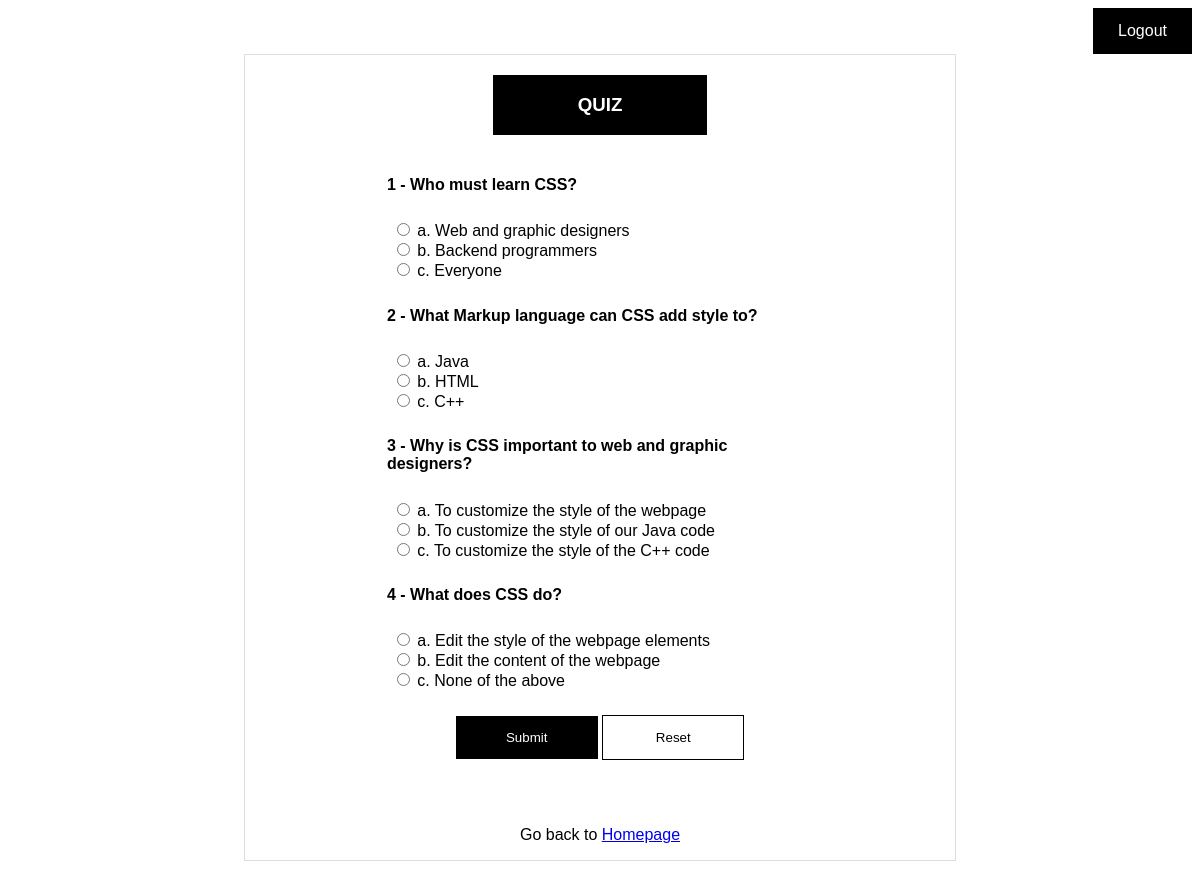
/quiz.php?qid=2 (signed in), run on the app's committed database.
### tables this page shows
CREATE TABLE `quizes` (
  `sno` varchar(12) NOT NULL,
  `qid` int(10) NOT NULL,
  `qno` varchar(10) NOT NULL,
  `ques` mediumtext NOT NULL,
  `opt1` mediumtext NOT NULL,
  `opt2` mediumtext NOT NULL,
  `opt3` mediumtext NOT NULL,
  `ans` mediumtext NOT NULL
);

### quiz.php (the view, shortened to what this page needs)
<?php
include 'config.php';
if(!isset($_SESSION['loggedin']) || $_SESSION['loggedin'] != true){
  echo'<div class="container" style="margin:auto ; margin-top:150px; text-align:center; width:40%; border: 2px solid #ddd; padding:30px 30px 30px 30px; font-family: Arial, Helvetica, sans-serif;">
  <h1 style="color:red;">Quiz cannot be accessed without logging in</h1>
  <h3 style="color:black;">Please <a href="index.php"> Login </a>if you already have registered</h3>
  <h3 style="color:black;">Not a member? <a href="register.php">Register Here</a></h3>
  </div>';
}
else{
$email = $_SESSION['email'];
$score = 0;
if ( $_SERVER["REQUEST_METHOD"] == "POST" ){
  echo'
  <!doctype html>
  <html lang="en">
    <head>
    <style>
  body {font-family: Arial, Helvetica, sans-serif;}
  .logout{
    background-color: black;
    color: white;
    padding: 14px 25px;
    text-align: center;
    text-decoration: none;
    display: inline-block;
    margin: auto;
  }
  #logout{
    text-align: right;
  }
  #quiz {
    font-family: Arial, Helvetica, sans-serif;
    border-collapse: collapse;
    width: 60%;
    margin: auto;
  }
      .quiz{
        border: 1px solid #ddd;
        width: 60%;
        margin: auto;
        text-align: center;
      }
      #quiz td{
    padding: 5px;
    margin-bottom: 5px;
    text-align: left;
  }
  #quiz th {
    text-align: left;
    padding: 0px;
  }
      </style>
      <title>Quiz</title>
      <meta charset="UTF-8">
    </head>
    <body>
  <div class="container" id="logout">
    <a class="logout" href="logout.php">Logout</a>
    </div>
      <div class="container quiz">
      <div class="container" style="text-align:center; margin:auto; margin-bottom:50px;">
  <form>
  <table id="quiz">';
  $qid = $_GET['qid'];
  foreach($_POST as $key => $value) {
$sql = "Select * from quizes where sno='$key'";
$result = mysqli_query($conn , $sql);
$row=mysqli_fetch_assoc($result);
$ans = $row['ans'];
$qid = $row['qid'];
$sno = $row['sno'];
$qno = $row['qno'];
$ques = $row['ques'];
$opt1 = $row['opt1'];
$opt2 = $row['opt2'];
$opt3 = $row['opt3'];
  echo
  '<tr>
  <th> <h4>'.$qno.' - '.$ques.'</h4> </th>
  </tr>';
  if($value == $ans && $value == $opt1){
    $score++;
  echo'<tr>
  <td style="color:green; font-weight: bold;">
   <input required type="radio" id="option1" name="'.$sno.'" class="radiooptions" value="'.$opt1.'"/> '.$opt1.'<span style="font-size:20px;">&#9989;</span></br></td></tr>';
  }
  elseif($value !== $ans && $value == $opt1){
    echo'<tr>
  <td style="font-weight: bold; color:red">
   <input required type="radio" id="option1" name="'.$sno.'" class="radiooptions" value="'.$opt1.'"/> '.$opt1.'<span style="font-size:20px;">&#10060;</span></br></td></tr>';
  }
  elseif($value !== $ans && $ans == $opt1){
    echo'<tr>
  <td style="font-weight: bold; color:green">
   <input required type="radio" id="option1" name="'.$sno.'" class="radiooptions" value="'.$opt1.'"/> '.$opt1.'</br>
   </td></tr>';
  }
  else{
    echo'<tr>
  <td>
   <input required type="radio" id="option1" name="'.$sno.'" class="radiooptions" value="'.$opt1.'"/> '.$opt1.'</br></td></tr>';
  }
  if($value == $ans && $value == $opt2){
    $score++;
  echo'<tr>
  <td style="font-weight: bold; color:green">
   <input  required type="radio" id="option1" name="'.$sno.'" class="radiooptions" value="'.$opt2.'"/> '.$opt2.'<span style="font-size:20px;">&#9989;</span></br>
   </td></tr>';
  }
  elseif($value !== $ans && $value == $opt2){
    echo'<tr>
  <td style="font-weight: bold; color:red">
   <input required type="radio" id="option1" name="'.$sno.'" class="radiooptions" value="'.$opt2.'"/> '.$opt2.'<span style="font-size:20px;">&#10060;</span></br>
   </td></tr>';
  }
  elseif($value !== $ans && $ans == $opt2){
    echo'<tr>
  <td style="font-weight: bold; color:green">
   <input required type="radio" id="option1" name="'.$sno.'" class="radiooptions" value="'.$opt2.'"/> '.$opt2.'</br>
   </td></tr>';
  }
  else{
    echo'<tr>
  <td>
   <input required type="radio" id="option1" name="'.$sno.'" class="radiooptions" value="'.$opt2.'"/> '.$opt2.'</br>
   </td></tr>';
  }
  if($value == $ans && $value == $opt3){
    $score++;
  echo'<tr style="font-weight: bold; color:green">
  <td>
   <input required type="radio" id="option1" name="'.$sno.'" class="radiooptions" value="'.$opt3.'"/> '.$opt3.'<span style="font-size:20px;">&#9989;</span></br>
   </td></tr>';
  }
  elseif($value !== $ans && $value == $opt3){
    echo'<tr style="font-weight: bold; color:red">
  <td>
   <input required type="radio" id="option1" name="'.$sno.'" class="radiooptions" value="'.$opt3.'"/> '.$opt3.'<span style="font-size:20px;">&#10060;</span></br>
   </td></tr>';
  }
  elseif($value !== $ans && $ans == $opt3){
    echo'<tr>
  <td style="font-weight: bold; color:green">
   <input required type="radio" id="option1" name="'.$sno.'" class="radiooptions" value="'.$opt3.'"/> '.$opt3.'</br>
   </td></tr>';}
  else{
    echo'<tr>
  <td>
   <input required type="radio" id="option1" name="'.$sno.'" class="radiooptions" value="'.$opt3.'"/> '.$opt3.'</br>
   </td></tr>';
  }
  }
  echo'
  </table>
  </form>
  <div style="text-align:center; margin-top:50px; color:black">
          <h3>YOU SCORED : '.$score.'/4</h3>
      </div>
  <div style="text-align:center"><p >Go back to <a href="userPage.php">Homepage</a><p></div>
  </div>
  </div>
    </body>
  </html>
  ';
if($qid == '1'){
  $sqlscr = "UPDATE users SET quiz1= '".$score."' WHERE email = '".$email."' ";
  $result = mysqli_query($conn, $sqlscr);}
  if($qid == '2'){
      $sqlscr = "UPDATE users SET quiz2= '".$score."' WHERE email = '".$email."' ";
      $result = mysqli_query($conn, $sqlscr);}
  if($qid == '3'){
      $sqlscr = "UPDATE users SET quiz3= '".$score."' WHERE email = '".$email."' ";
      $result = mysqli_query($conn, $sqlscr);}
  }
else{
echo'
<!doctype html>
<html>
  <head>
  <style>
body {font-family: Arial, Helvetica, sans-serif;}
.logout{
  background-color: black;
  color: white;
  padding: 14px 25px;
  text-align: center;
  text-decoration: none;
  display: inline-block;
  margin: auto;
}
#logout{
  text-align: right;
}
#quiz {
  font-family: Arial, Helvetica, sans-serif;
  border-collapse: collapse;
  width: 60%;
  margin: auto;
}
  .submit {
      background-color: black;
      color: white;
      padding: 14px 20px;
      margin-top: 20px;
      margin-bottom: 50px;
      border: none;
      cursor: pointer;
      width: 20%;
    }
    .reset {
      background-color: white;
      color: black;
      padding: 14px 20px;
      margin-top: 20px;
      margin-bottom: 50px;
      border: 1px solid black;
      cursor: pointer;
      width: 20%;
    }
    .quiz{
      border: 1px solid #ddd;
      width: 60%;
      margin: auto;
      text-align: center;
    }
    #quiz td{
  padding: 5px;
  margin-bottom: 5px;
  text-align: left;
}
#quiz th {
  text-align: left;
  padding: 0px;
}
    </style>
    <title>Quiz</title>
  </head>
  <body>
<div class="container" id="logout">
  <a class="logout" href="logout.php">Logout</a>
  </div>
    <div class="container quiz">
    <div class="container" style="text-align:center; margin:auto; margin-top:20px; margin-bottom:20px; background-color:black; color:white; padding:0.25px; width:30%">
<h3>QUIZ</h3>
</div>';
$qid = $_GET['qid'];
echo'
<form action="quiz.php?qid='.$qid.'" method="POST" >
<table id="quiz">';
$qid = $_GET['qid'];
$sql = "Select * from quizes where qid='$qid'";
$result = mysqli_query($conn , $sql);
while($row=mysqli_fetch_assoc($result)){
  $qno = $row['qno'];
  $sno = $row['sno'];
  $ques = $row['ques'];
  $opt1 = $row['opt1'];
  $opt2 = $row['opt2'];
  $opt3 = $row['opt3'];
echo
'<tr>
<th> <h4>'.$qno.' - '.$ques.'</h4> </th>
</tr>
<tr>
<td>
 <input required type="radio" id="option1" name="'.$sno.'" class="radiooptions" value="'.$opt1.'"/> '.$opt1.'</br>
<input required type="radio" id="option1" name="'.$sno.'" class="radiooptions" value="'.$opt2.'"/> '.$opt2.'</br>
<input required type="radio" id="option1" name="'.$sno.'" class="radiooptions" value="'.$opt3.'"/> '.$opt3.'</br>
</td>
</tr>';}
echo'
</table>
<button class="submit" type="submit">Submit</button>
<button class="reset" type="reset">Reset</button>
</form>
<div style="text-align:center;"><p >Go back to <a href="userPage.php">Homepage</a><p></div>
  </div>
</div>
  </body>
</html>
';
}
}
?>

### quiz.php (style rules this page uses)
body { font-family: Arial, Helvetica, sans-serif; }
.logout { background-color: black; color: white; padding: 14px 25px; text-align: center; text-decoration: none; display: inline-block; margin: auto; }
#logout { text-align: right; }
#quiz { font-family: Arial, Helvetica, sans-serif; border-collapse: collapse; width: 60%; margin: auto; }
.submit { background-color: black; color: white; padding: 14px 20px; margin-top: 20px; margin-bottom: 50px; border: none; cursor: pointer; width: 20%; }
.reset { background-color: white; color: black; padding: 14px 20px; margin-top: 20px; margin-bottom: 50px; border: 1px solid black; cursor: pointer; width: 20%; }
.quiz { border: 1px solid #ddd; width: 60%; margin: auto; text-align: center; }
#quiz td { padding: 5px; margin-bottom: 5px; text-align: left; }
#quiz th { text-align: left; padding: 0px; }

### data on the page
quizes: qno "1", ques "Who must learn CSS?", opt1 "a. Web and graphic designers", opt2 "b. Backend programmers", opt3 "c. Everyone"
quizes: qno "2", ques "What Markup language can CSS add style to?", opt1 "a. Java", opt2 "b. HTML", opt3 "c. C++"
quizes: qno "3", ques "Why is CSS important to web and graphic designers?", opt1 "a. To customize the style of the webpage", opt2 "b. To customize the style of our Java code", opt3 "c. To customize the style of the C++ code"
quizes: qno "4", ques "What does CSS do?", opt1 "a. Edit the style of the webpage elements", opt2 "b. Edit the content of the webpage", opt3 "c. None of the above"
